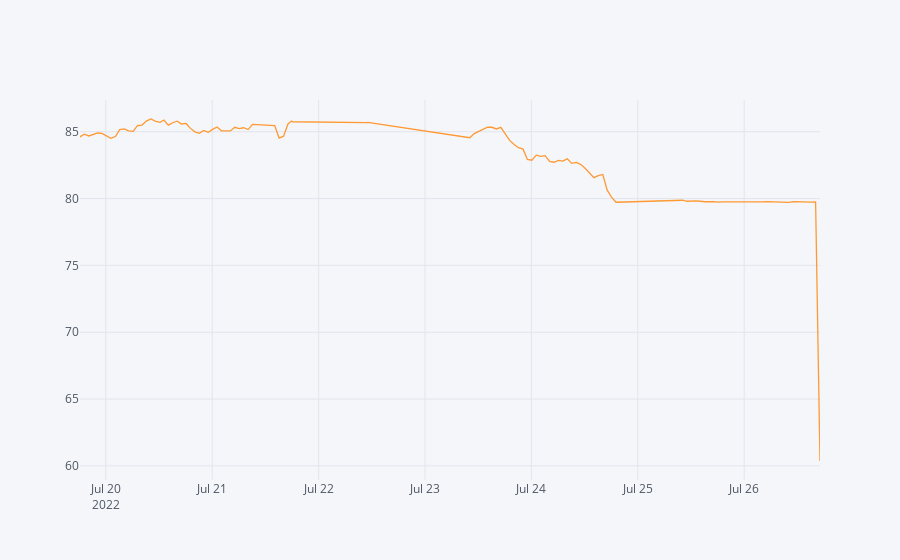

The notebook cell this image was saved under:
### Markdown cell above
# PV

### Code cell
risk[risk['event_type']=='PV'].pivot_table(index='time',columns='attribution',values='usdAmt',aggfunc=sum).iplot()
